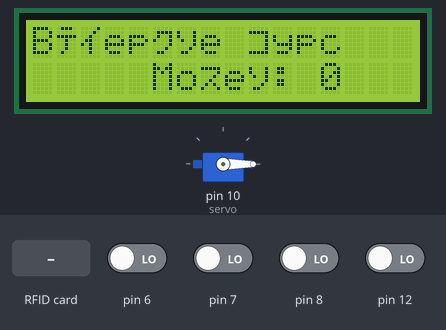
The sketch below on a simulated Arduino Mega 2560, built with avr-gcc and run on an emulated ATmega2560. Parts: servo, 16×2 character LCD. The inputs (shaded band) are chosen by the test bench; at power-on: pin 6–8, pin 12 LOW. What the sketch prints to the serial monitor is not drawn.

Above: at 1.3 s.
1.4 s: pin 12 driven HIGH
At 1.54 s:
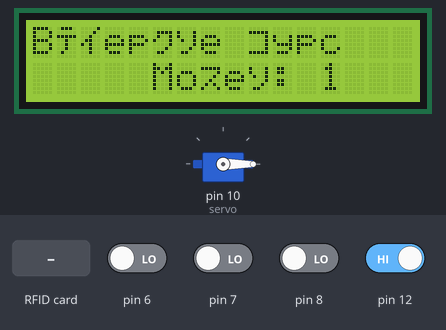
2.9 s: pin 6 driven HIGH
4.8 s: pin 7 driven HIGH
6.6 s: RFID card 5E 7A 19 C4 held to the reader
At 6.77 s:
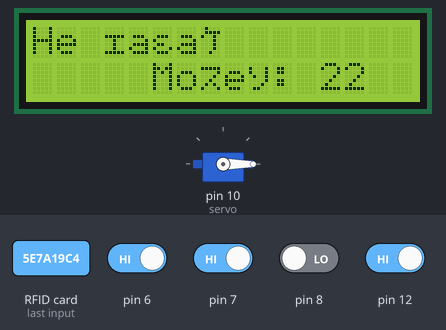
8.9 s: RFID card 5E 7A 19 C4 held to the reader
At 9.24 s:
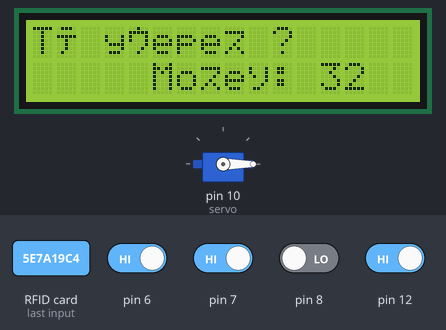
11.3 s: pin 8 driven HIGH
Timing chart, 0 to 14.0 s (numbered marks = the images above; inputs shaded):
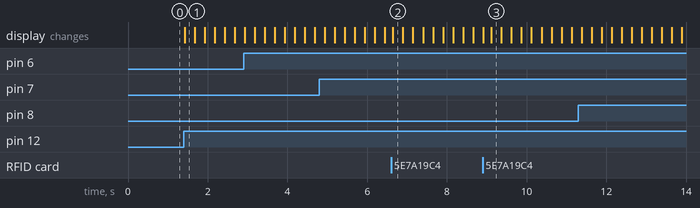

Measured:
- after the input at 1.4 s, the display: changes at once (image 1)
- after the input at 6.6 s, the display: changes after 0.05 s (image 2)
- after the input at 8.9 s, the display: first differs from a run without the input after 0.22 s (image 3)

The sketch:

quest_kk_obmen_main.ino
```cpp
/*
752422587 - 40
2863861435 - 40
3585441379 - 00
878907323 - 00
1159628387 - 10
1514737851 - 20
3997568699 - 30
2246149475 - 50
*/
#include <LiquidCrystal.h>
#include <SPI.h>
#include <MFRC522.h> // библиотека "RFID".

#define SS_PIN 53
#define RST_PIN 5

#include <Servo.h> //используем библиотеку для работы с сервоприводом

Servo servo; //объявляем переменную servo типа Servo

LiquidCrystal lcd(32, 30, 28, 26, 24, 22);

int cardNow = 0; // приложенная
int coins = 0; // счёт монет
int correct = 0; // выполнена ли задача
int full = 6; // сколько монет надо
int right = 0; // от ложных срабатываний
int ryadom = 0;
int malo = 0;


MFRC522 mfrc522(SS_PIN, RST_PIN);
unsigned long uidDec, uidDecTemp ;  // для храниения номера метки в десятичном формате
void setup() {
  Serial.begin(9600);    // Initialize serial communications with the PC
  SPI.begin();  //  инициализация SPI / Init SPI bus.
  mfrc522.PCD_Init();     // инициализация MFRC522 / Init MFRC522 card.UT);
  servo.attach(10); //привязываем привод к порту 10
  // Спасибо амперке за урок
  // устанавливаем размер (количество столбцов и строк) экрана
    lcd.begin(16, 2);
    // печатаем первую строку
    lcd.print("\x42\xC3\xB2\x65\x70\xB8\xBF\x65 \xBA\x79\x70\x63");
    // устанавливаем курсор в колонку 0, строку 1. То есть на
    // самом деле это вторая строка, т.к. нумерация начинается с нуля
    lcd.setCursor(5, 1);
    // печатаем вторую строку
    lcd.print("\x4D\x6F\xBD\x65\xBF: 0");
    servo.write(0); //ставим вал под 0
    pinMode(7, INPUT);
}
void loop(){


    if(digitalRead(12) == HIGH) {
        coins++;
        Serial.print("coins: ");
        Serial.println(coins);
        lcd.setCursor(12, 1);
        // печатаем вторую строку
        lcd.print(coins);
        delay(200);
    }

    Serial.println(uidDec);
    if(digitalRead(8) == HIGH) {
        right++;
        Serial.println("right: ");
        Serial.println(right);
    } else {
        right = 0;
    }
    if(digitalRead(7) == HIGH) {
        ryadom++;
        Serial.println("ryadom: ");
        Serial.println(ryadom);
    } else {
        ryadom = 0;
    }
    if(digitalRead(6) == HIGH) {
        malo++;
        Serial.println("malo: ");
        Serial.println(malo);
    } else {
        malo = 0;
    }

// --== MAGIC MIKHAEL EDITION ==--

  // Поиск новой метки
   if ( mfrc522.PICC_IsNewCardPresent()) {  //Если есть карта - продолжаем

  }
  else if ( !mfrc522.PICC_IsNewCardPresent()){ //Если нет - выставляем номер карты и выход 7 в ноль
      uidDec = 0;
      digitalWrite(7, LOW);
      return;
  }
  // Выбор метки
    if ( ! mfrc522.PICC_ReadCardSerial()) {
    return;
  }

  // Выдача серийного номера метки.

    for (byte i = 0; i < mfrc522.uid.size; i++) {
        uidDecTemp = mfrc522.uid.uidByte[i];
        uidDec = uidDec * 256 + uidDecTemp;
    }
// --== END MAGIC ==--

    if (malo >= 10) { // 10 20
        lcd.setCursor(0, 0);
        lcd.print("\x48\x65 \xB4\x61\xE3\x61\xB9       "); // ne gadai
    }
    if (ryadom >= 10) { // 10 20
        lcd.setCursor(0, 0);
        lcd.print("\x54\xC3 \x79\xB3\x65\x70\x65\xBD \x3F  "); // ti yveren &
    }

    if (uidDec == 3585441379 or uidDec == 878907323) { // 40 + 00
        if (right >= 10 and correct == 0) {
        lcd.setCursor(0, 0);
        lcd.print("\x42\x65\x70\xBD\xC3\xB9 \xBA\x79\x70\x63  "); // vernii kurs
        }
    }

    if (uidDec == 3585441379 or uidDec == 878907323) {


        if (right >= 10 and correct == 0 and coins >= 6) {
        correct = 1;
        lcd.setCursor(0, 0);
        lcd.print("    \x42\x6F\xB7\xC4\xBC\xB8\xBF\x65             "); // vozmite
        lcd.setCursor(0, 1);
        lcd.print("     \x4B\x79\xBE\xC6\x70\x79             "); // kypury
        Serial.println("activated");
        digitalWrite(7, HIGH);
        // Возмите купюру
        servo.write(100);
        delay(500);
        servo.write(0); //ставим вал под 0
        delay(500);
        servo.write(100);
        delay(500);
        servo.write(0); //ставим вал под 0

        delay(5000);
        }
    }
}
```
